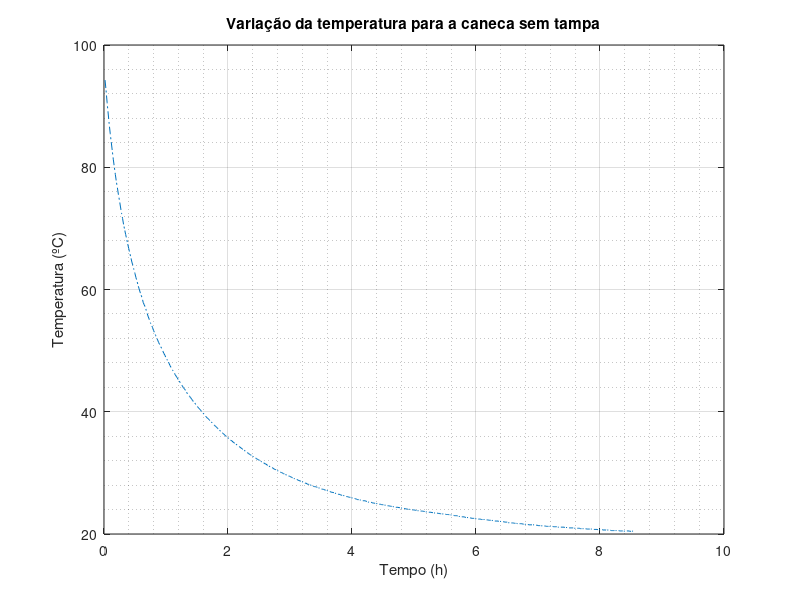

Write MATLAB code to recreate this figure.
data = csvread('primeiraCanecaSemTampa.csv');  % Ler o arquivo CSV
x = data(:, 1);               % Primeira coluna do arquivo CSV
y = data(:, 2);               % Segunda coluna do arquivo CSV
x = x * 512 / 513;        % Correção do minuto do arduino
x = x/60;                          % Passando o tempo para horas
% foram 513 ciclos
% total de 8h e 32min = 512 minutos
plot(x, y, '-.');             % Plotar o gráfico
xlabel('Tempo (h)');
ylabel('Temperatura (ºC)');
title('Variação da temperatura para a caneca sem tampa');
% na primeira caneca a medida começou às 06h18min com temperatura ambiente de 18°C
% a temperatura ambiente final era de 18°C às 14h50min
grid on;
grid minor;
% delay de 59320
